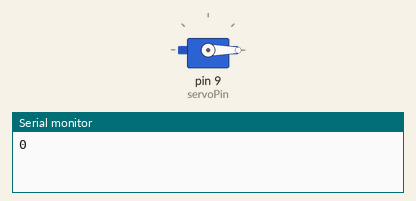
Recording of a sketch running on a simulated Arduino Uno, built with avr-gcc and run on an emulated ATmega328P. Shown: servo, the last lines printed to the serial monitor.

Above: at 0.05 s.
At 1.5 s:
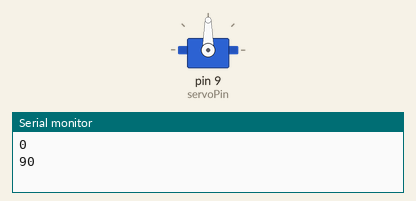
At 3.0 s:
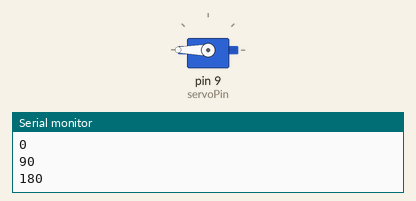
Timing chart, 0 to 6.9 s (numbered marks = the images above):
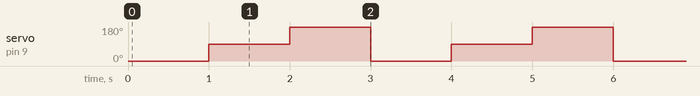

Measured:
- by itself, servo on pin 9 (servoPin): repeats every 3.0 s: 180° 1.0 s, 0° 1.0 s, 90° 1.0 s

The sketch:

servo.ino
```cpp
#include <Servo.h>

int servoPin = 9;

Servo servo;
String temp;

int angle = 0; // servo position in degrees

void setup()
{
    servo.attach(servoPin);
	Serial.begin(9600);
}


void loop()
{
  servo.write(0);
  Serial.println("0");
  delay(1000);
  servo.write(90);
  Serial.println("90");
  delay(1000);
  servo.write(180);
  Serial.println("180");
  delay(1000);
  /*
  for(angle = 0; angle < 180; angle++)
  {
    servo.write(angle);
    delay(15);
  }
  // now scan back from 180 to 0 degrees
  for(angle = 180; angle > 0; angle--)
  {
    servo.write(angle);
    delay(15);
  }
  */
} 
```
